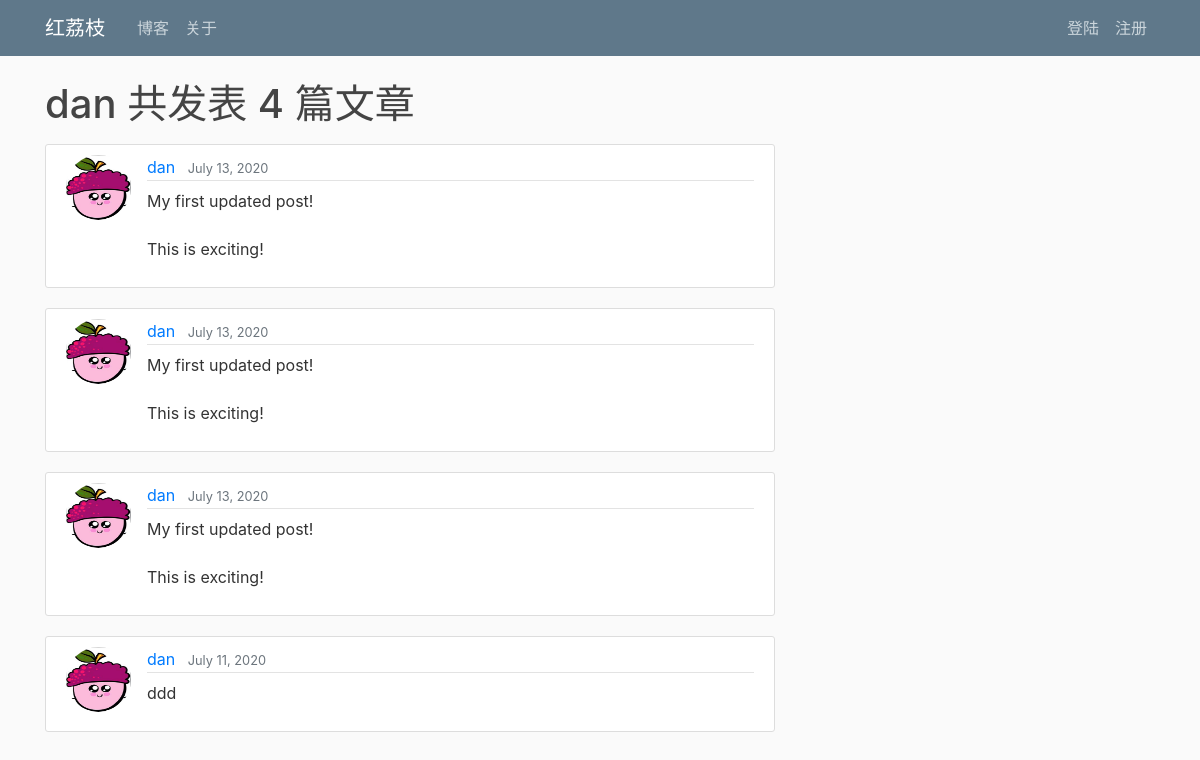
Page /blog/user/dan on the earlier database version.
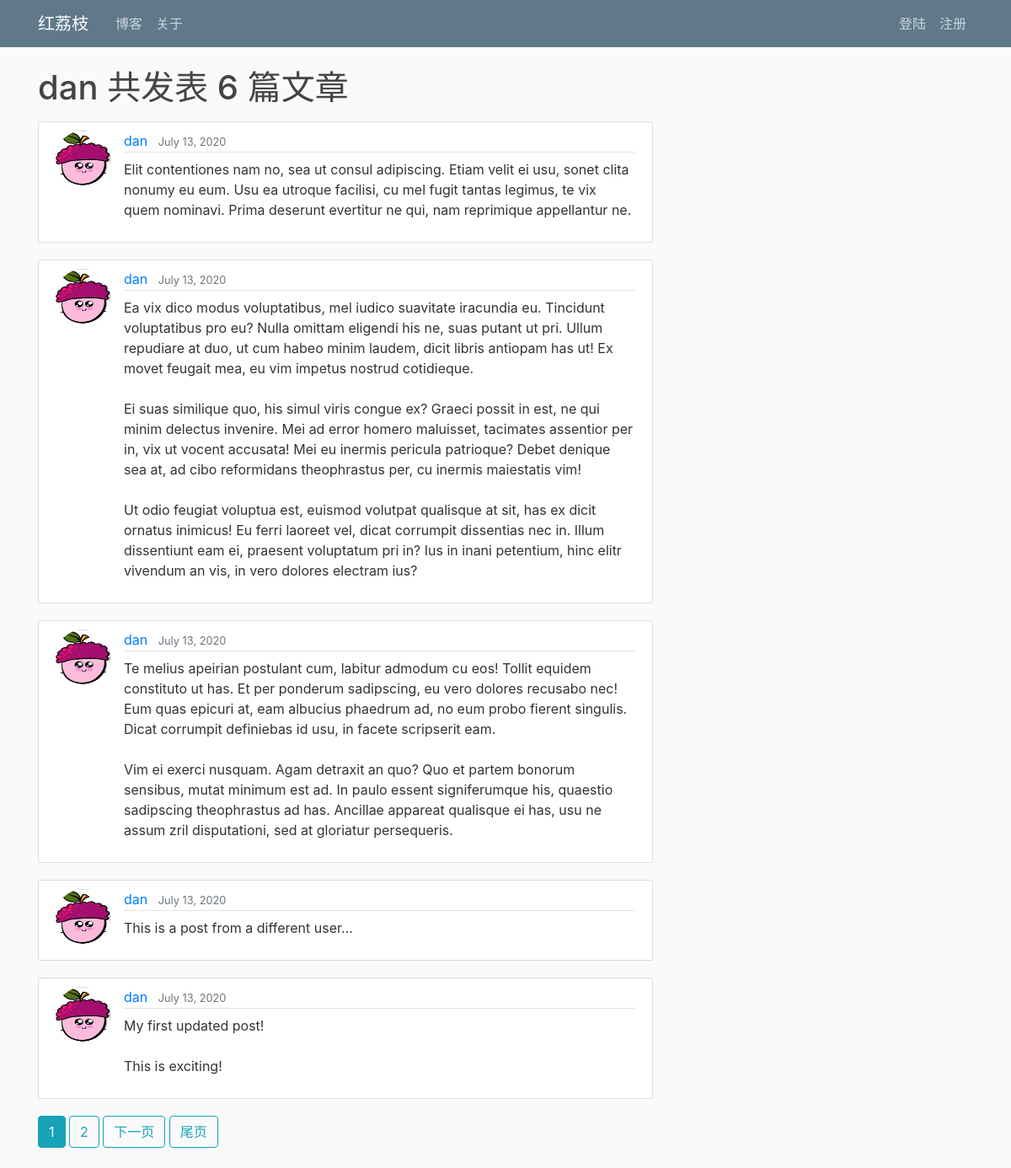
Same page on the later database version.
### blog/models.py (models this page shows, shortened)
class Blog(models.Model):
    author      = models.ForeignKey(User, on_delete=models.CASCADE)
    date_posted = models.DateTimeField(default=timezone.now)
    title       = models.CharField(max_length=100)
    content     = models.TextField()
    image       = models.ImageField(upload_to = "blog_img/", blank=True)

### user/models.py (models this page shows, shortened)
class Profile(models.Model):
    user = models.OneToOneField(User, on_delete=models.CASCADE)
    image = models.ImageField(default='default.jpg', upload_to='user/profile_pics')

### blog/views.py (the view)
# urls.py: path('user/<str:username>', UserBlogListView.as_view(), name='blog_user_blogs')
class UserBlogListView(ListView):
    model = Blog
    template_name = 'blog/blog_user_blogs.html'
    context_object_name = 'blogs'
    paginate_by = 5
    def get_queryset(self):
        user = get_object_or_404(User, username=self.kwargs.get('username'))
        return Blog.objects.filter(author=user).order_by('-date_posted')

### blog/templates/blog/blog_user_blogs.html (shortened to what this page needs)
{% extends "page/page_base.html" %}
{% block content %}
    <h1 class="mb-3">
        {{ view.kwargs.username }} 共发表 {{ page_obj.paginator.count }} 篇文章
    </h1>
    {% for blog in blogs %}
        <article class="media content-section">
            <img class="rounded-circle article-img" src="{{ blog.author.profile.image.url }}">
            <div class="media-body">
                <div class="article-metadata">
                    <a class="mr-2" href="{% url 'blog_user_blogs' blog.author.username %}">{{ blog.author }}</a>
                    <small class="text-muted">{{ blog.date_posted|date:"F d, Y"}}</small>
                </div>
                <p class="article-content">{{ blog.content }}</p>
            </div>
        </article>
    {% endfor %}
    {% if is_paginated %}
        {% for num in page_obj.paginator.page_range %}
            {% if page_obj.number == num %}
                <a class="btn btn-info mb-4" href="?page={{ num }}">{{ num }}</a>
            {% elif num > page_obj.number|add:'-3' and num < page_obj.number|add:'3' %}
                <a class="btn btn-outline-info mb-4" href="?page={{ num }}">{{ num }}</a>
            {% endif %}
        {% endfor %}
        {% if page_obj.has_next %}
            <a class="btn btn-outline-info mb-4" href="?page={{ page_obj.next_page_number }}">下一页</a>
            <a class="btn btn-outline-info mb-4" href="?page={{ page_obj.paginator.num_pages}}">尾页</a>
        {% endif %}
    {% endif %}
{% endblock %}

Differences in the rows shown:
removed Blog: author.profile.image (picture), author "dan", date_posted "July 13, 2020", content "My first updated post! This is exciting!"
removed Blog: author.profile.image (picture), author "dan", date_posted "July 13, 2020", content "My first updated post! This is exciting!"
no longer on this page (row unchanged): Blog: author.profile.image (picture), author "dan", date_posted "July 11, 2020", content "ddd"
added Blog: author.profile.image (picture), author "dan", date_posted "July 13, 2020", content "Elit contentiones nam no, sea ut consul adipiscing. Etiam velit ei usu, sonet clita nonumy eu eum. Usu ea utroque facilisi, cu mel fugit tantas legimus, te vix quem nominavi. Prima deserunt evertitur ne qui, nam reprimique appellantur ne."
added Blog: author.profile.image (picture), author "dan", date_posted "July 13, 2020", content "Ea vix dico modus voluptatibus, mel iudico suavitate iracundia eu. Tincidunt voluptatibus pro eu? Nulla omittam eligendi his ne, suas putant ut pri. Ullum repudiare at duo, ut cum habeo minim laudem, dicit libris antiopam has ut! Ex movet feugait mea, eu vim impetus nostrud cotidieque. Ei suas similique quo, his simul viris congue ex? Graeci possit in est, ne qui minim delectus invenire. Mei ad error homero maluisset, tacimates assentior per in, vix ut vocent accusata! Mei eu inermis pericula patrioque? Debet denique sea at, ad cibo reformidans theophrastus per, cu inermis maiestatis vim! Ut odio feugiat voluptua est, euismod volutpat qualisque at sit, has ex dicit ornatus inimicus! Eu…"
added Blog: author.profile.image (picture), author "dan", date_posted "July 13, 2020", content "Te melius apeirian postulant cum, labitur admodum cu eos! Tollit equidem constituto ut has. Et per ponderum sadipscing, eu vero dolores recusabo nec! Eum quas epicuri at, eam albucius phaedrum ad, no eum probo fierent singulis. Dicat corrumpit definiebas id usu, in facete scripserit eam. Vim ei exerci nusquam. Agam detraxit an quo? Quo et partem bonorum sensibus, mutat minimum est ad. In paulo essent signiferumque his, quaestio sadipscing theophrastus ad has. Ancillae appareat qualisque ei has, usu ne assum zril disputationi, sed at gloriatur persequeris."
added Blog: author.profile.image (picture), author "dan", date_posted "July 13, 2020", content "This is a post from a different user..."
Other differences:
{{ page_obj.paginator.count }}: "4" → "6"
new list line: "1"
new list line: "2"
text now shown: "下一页 尾页"
